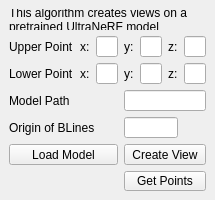
<?xml version="1.0" encoding="UTF-8"?>
<ui version="4.0">
    <class>UltraNerfInferenceController</class>
    <widget class="QWidget" name="UltraNerf_Inference_Controller">
        <property name="geometry">
            <rect>
                <x>0</x>
                <y>0</y>
                <width>186</width>
                <height>99</height>
            </rect>
        </property>
        <property name="windowTitle">
            <string>UltraNerf Inference</string>
        </property>
        <layout class="QGridLayout" name="gridLayout">
            <property name="leftMargin">
                <number>9</number>
            </property>
            <property name="topMargin">
                <number>9</number>
            </property>
            <property name="rightMargin">
                <number>9</number>
            </property>
            <property name="bottomMargin">
                <number>9</number>
            </property>
            <item row="1" column="0">
                <widget class="QLabel" name="labelTop">
                    <property name="text">
                        <string>Upper Point</string>
                    </property>
                </widget>
            </item>
            <item row="2" column="0">
                <widget class="QLabel" name="labelBot">
                    <property name="text">
                        <string>Lower Point</string>
                    </property>
                </widget>
            </item>
            <item row="1" column="1">
                <widget class="QLabel" name="labelXTop">
                    <property name="text">
                        <string>x:</string>
                    </property>
                </widget>
            </item>
            <item row="1" column="3">
                <widget class="QLabel" name="labelYTop">
                    <property name="text">
                        <string>y:</string>
                    </property>
                </widget>
            </item>
            <item row="1" column="5">
                <widget class="QLabel" name="labelZTop">
                    <property name="text">
                        <string>z:</string>
                    </property>
                </widget>
            </item>

            <item row="2" column="1">
                <widget class="QLabel" name="labelXBot">
                    <property name="text">
                        <string>x:</string>
                    </property>
                </widget>
            </item>
            <item row="2" column="3">
                <widget class="QLabel" name="labelYBot">
                    <property name="text">
                        <string>y:</string>
                    </property>
                </widget>
            </item>
            <item row="2" column="5">
                <widget class="QLabel" name="labelZBot">
                    <property name="text">
                        <string>z:</string>
                    </property>
                </widget>
            </item>

            <item row="1" column="2">
                <widget class="QLineEdit" name="xCoorTop">
                </widget>
            </item>
            <item row="1" column="4">
                <widget class="QLineEdit" name="yCoorTop">
                </widget>
            </item>
            <item row="1" column="6">
                <widget class="QLineEdit" name="zCoorTop">
                </widget>
            </item>

            <item row="2" column="2">
                <widget class="QLineEdit" name="xCoorBot">
                </widget>
            </item>
            <item row="2" column="4">
                <widget class="QLineEdit" name="yCoorBot">
                </widget>
            </item>
            <item row="2" column="6">
                <widget class="QLineEdit" name="zCoorBot">
                </widget>
            </item>

            <item row="3" column="0" colspan="3">
                <widget class="QLabel" name="modelPathLabel">
                    <property name="text">
                        <string>Model Path</string>
                    </property>
                </widget>
            </item>

            <item row="3" column="3" colspan="4">
                <widget class="QLineEdit" name="modelPath">
                </widget>
            </item>
            <item row="4" column="0" colspan="4">
                <widget class="QLabel" name="originLabel">
                    <property name="text">
                        <string>Origin of BLines</string>
                    </property>
                </widget>
            </item>
            <item row="4" column="3" colspan="3">
                <widget class="QLineEdit" name="originEnum">
                </widget>
            </item>
            <item row="5" column="0" colspan="3">
                <widget class="QPushButton" name="pushButtonLoadModel">
                    <property name="text">
                        <string>Load Model</string>
                    </property>
                </widget>
            </item>
            <item row="5" column="3" colspan="4">
                <widget class="QPushButton" name="pushButtonRunModel">
                    <property name="text">
                        <string>Create View</string>
                    </property>
                </widget>
            </item>
            <item row="6" column="3" colspan="4">
                <widget class="QPushButton" name="pushButtonGetPoints">
                    <property name="text">
                        <string>Get Points</string>
                    </property>
                </widget>
            </item>
            <item row="0" column="0" colspan="7">
                <widget class="QLabel" name="label_2">
                    <property name="text">
                        <string>This algorithm creates views on a pretrained UltraNeRF model</string>
                    </property>
                    <property name="wordWrap">
                        <bool>true</bool>
                    </property>
                </widget>
            </item>
        </layout>
    </widget>
    <resources />
    <connections />
</ui>
